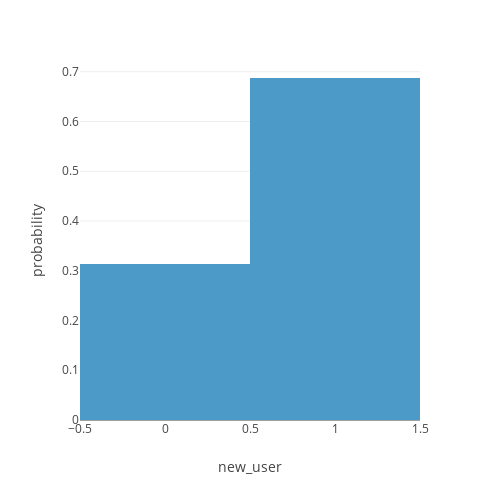

Notebook cell for this chart:
### Code cell
px.histogram(data_sample, 'new_user', histnorm = 'probability', height=500, width = 500)

### Figure 1 — Plotly figure (JSON) as saved in the notebook; plotly's stock layout.template omitted (floating-point values rounded to 4 significant figures; data arrays with more than 128 entries replaced by an {"elided": "..."} marker saying what was removed)
{"data": [{"alignmentgroup": "True", "bingroup": "x", "histnorm": "probability", "hovertemplate": "new_user=%{x}<br>probability=%{y}<extra></extra>", "legendgroup": "", "marker": {"color": "#4B9AC7", "pattern": {"shape": ""}}, "name": "", "offsetgroup": "", "orientation": "v", "showlegend": false, "type": "histogram", "x": {"elided": "10000 int values"}, "xaxis": "x", "yaxis": "y"}], "layout": {"barmode": "relative", "height": 500, "legend": {"tracegroupgap": 0}, "margin": {"t": 60}, "width": 500, "xaxis": {"anchor": "y", "domain": [0, 1], "title": {"text": "new_user"}}, "yaxis": {"anchor": "x", "domain": [0, 1], "title": {"text": "probability"}}}}
